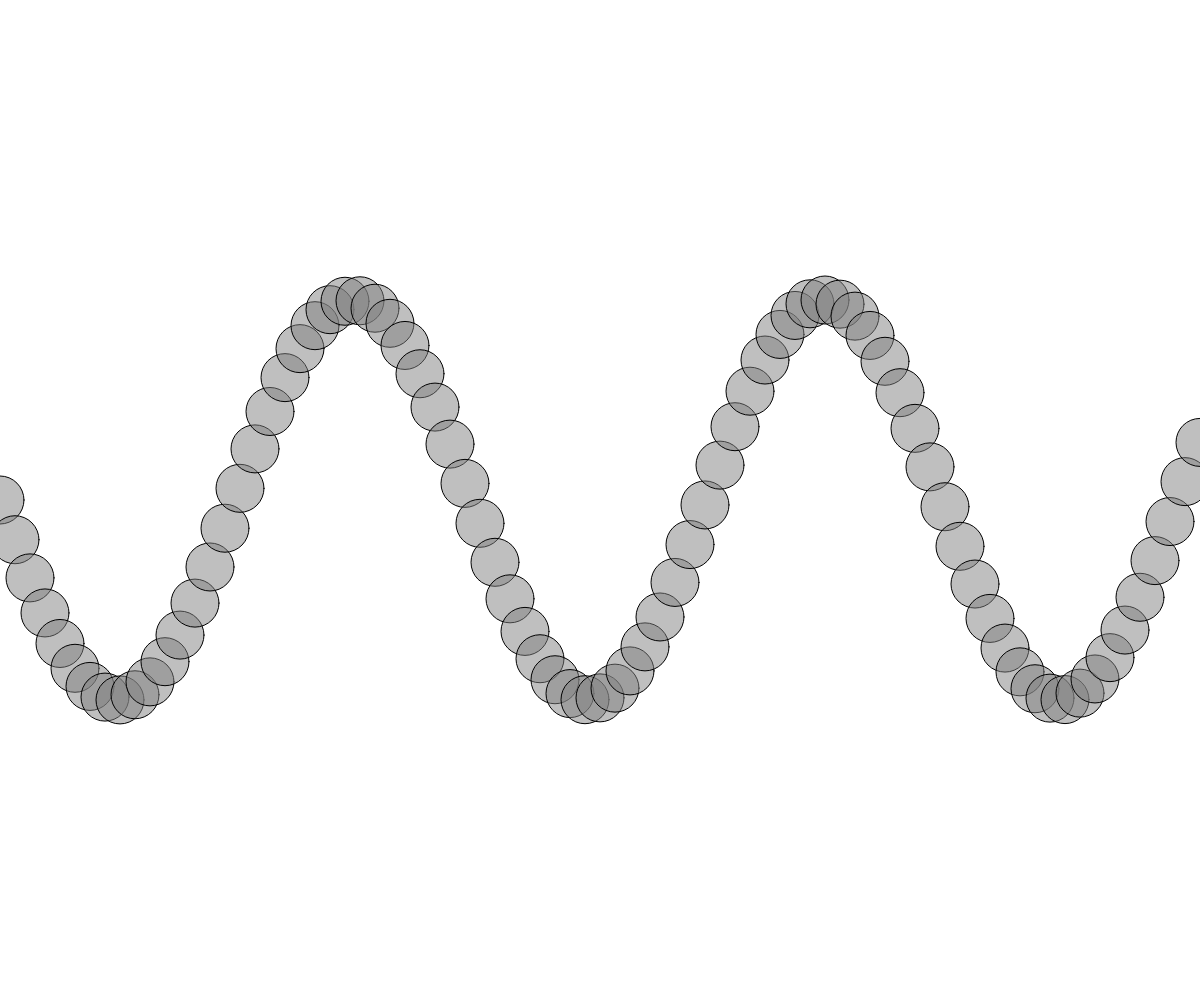
Frame 1 (no input)
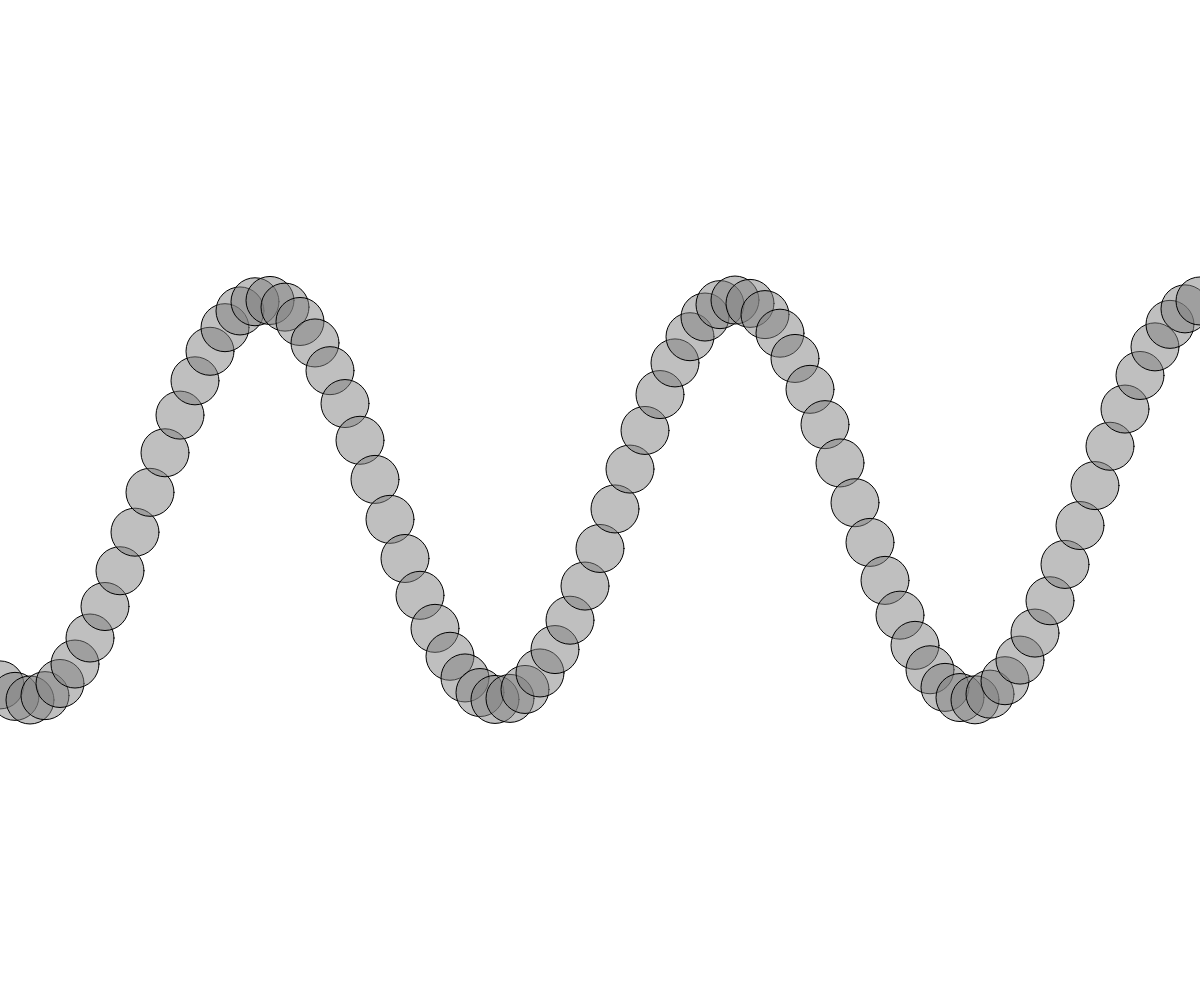
Frame 60 (no input)
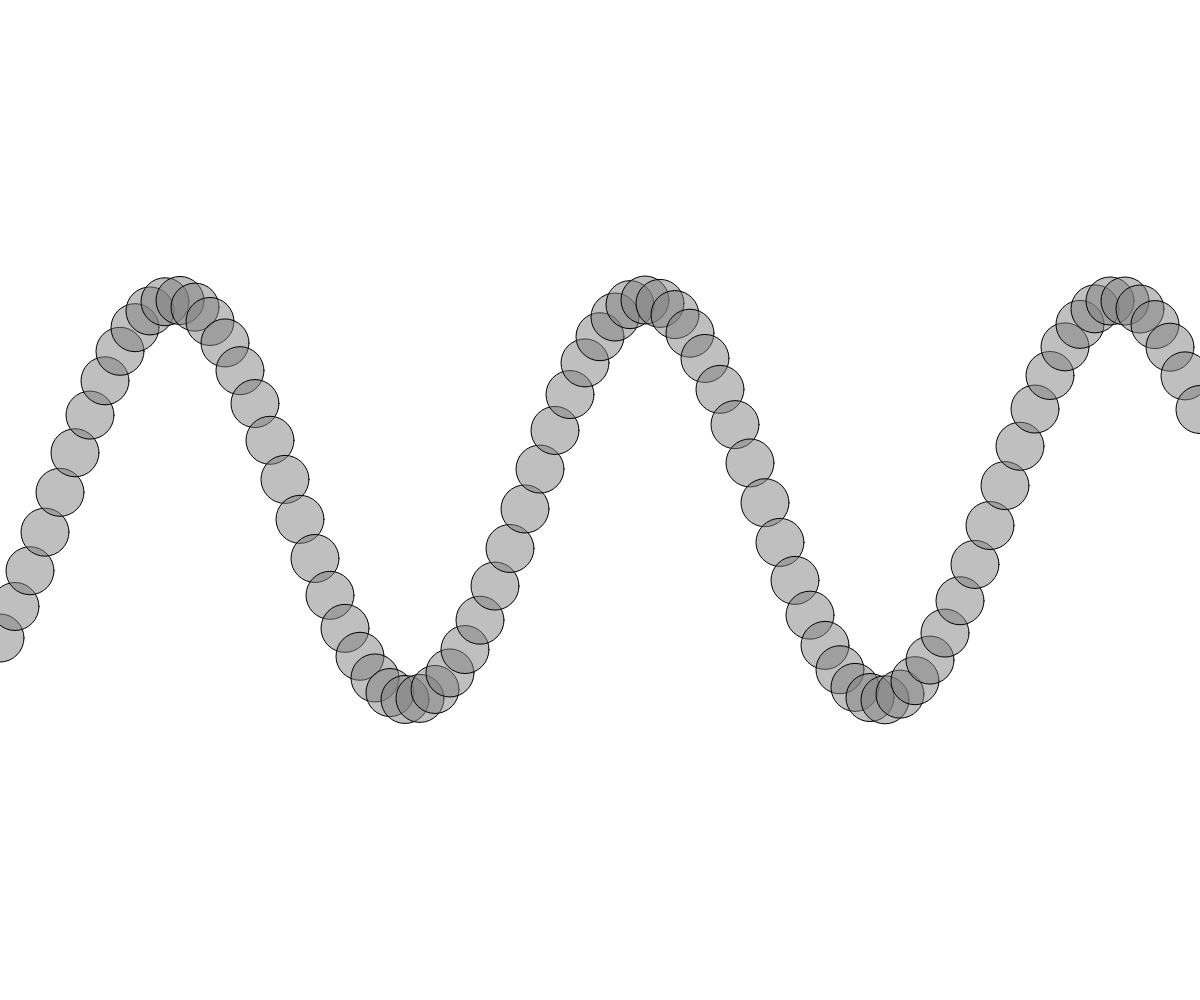
Frame 120 (the mouse pressed at the canvas centre since frame 60)

The p5.js sketch that drew these frames (run headless with seeded random() and noise() and a simulated clock; from frame 60 on, the mouse is pressed at the canvas centre):

// p5.js sketch
// ── sketch.js
// Angle de départ pour la sinusoïde
let startAngle = 0;

// Pas d'incrémentation de l'angle pour chaque point
let deltaAngle = 0.2;

// Amplitude de l'oscillation (hauteur de la vague)
let amplitude = 200;

function setup() {
  // Crée un canevas qui prend toute la fenêtre
  createCanvas(windowWidth, windowHeight);
}

function draw() {
  // Efface l'écran à chaque frame avec un fond blanc
  background(255);
  
  let angle = startAngle; // On initialise l'angle pour cette frame
  
  // Boucle pour dessiner les cercles le long de l'axe X
  for (let x = 0; x <= width; x += 15) { 
    // Calcule la position Y en fonction de la sinusoïde
    // - `sin(angle)` oscille entre -1 et 1
    // - `map()` remappe cette valeur dans l'intervalle [-amplitude, amplitude]
    // - `height / 2` permet de centrer la sinusoïde verticalement
    let y = height / 2 + map(sin(angle), -1, 1, -amplitude, amplitude);

    // Définit la couleur du contour
    stroke(0);
    // Définit la couleur de remplissage (gris semi-transparent)
    fill(127, 127);
    // Dessine un cercle à la position (x, y) avec un diamètre de 48 pixels
    circle(x, y, 48);

    // Incrémente l'angle pour le prochain point
    angle += deltaAngle;
  }

  // Fait avancer la vague progressivement dans le temps
  startAngle += deltaAngle / 10;
}
